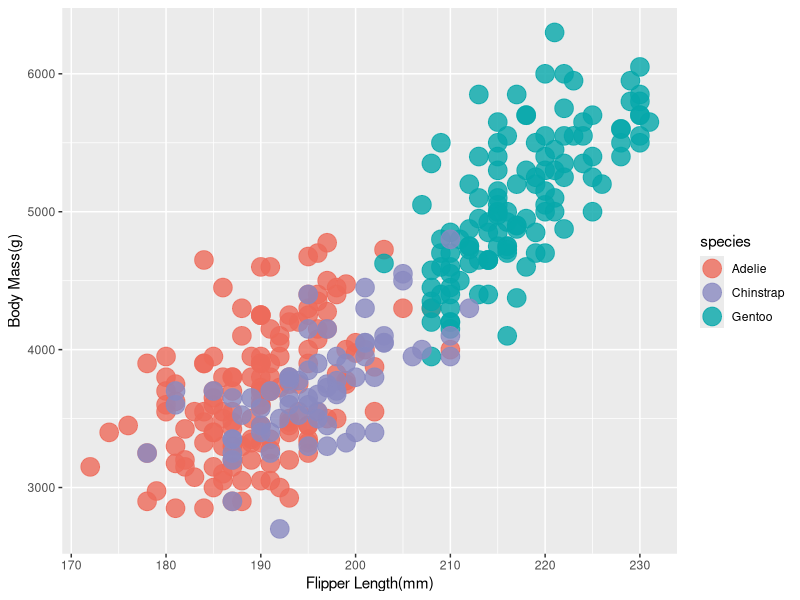

R code for this plot:
library(ggplot2)

setwd('C:\\Users\\kaley\\Documents\\college\\CDTerm24\\DataVis\\a2-DataVis-7Ways')
pdata <- read.csv("penglings.csv")

ggplot(pdata, aes(flipper_length_mm, body_mass_g, colour = species)) + geom_point(size=6, alpha = 0.8) +
	xlab("Flipper Length(mm)") + ylab("Body Mass(g)") + scale_color_manual(values=c("#ED6A5A", "#8A89C0", "#05A8AA"))
